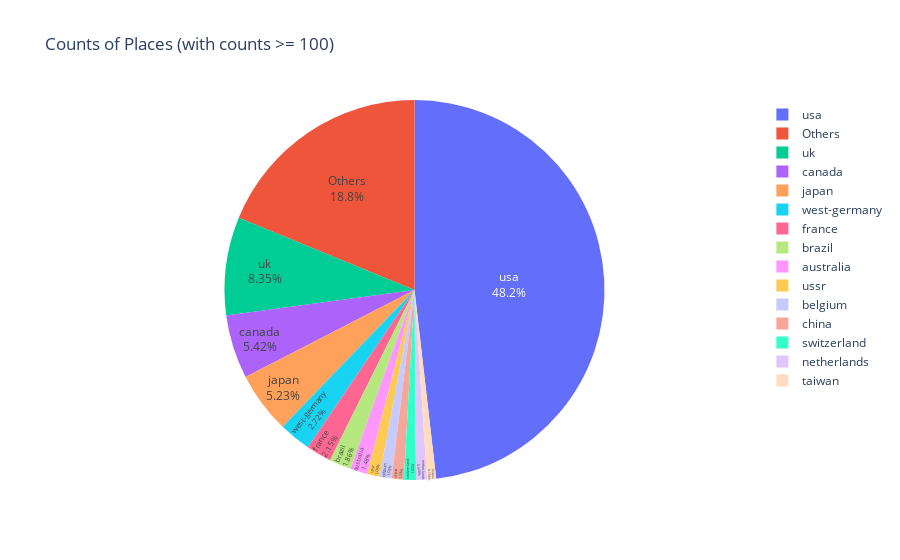

Notebook cell for this chart:
### Code cell
# Assuming the country counts are stored in a Series called "country_counts"
threshold = 100
filtered_country_counts = country_counts[country_counts >= threshold]
other_count = country_counts[country_counts < threshold].sum()

# Combine countries with counts less than threshold into "Others"
filtered_country_counts['Others'] = other_count

fig = px.pie(filtered_country_counts, values=filtered_country_counts.values, names=filtered_country_counts.index,
            title=f'Counts of Places (with counts >= {threshold})', 
            hover_data=[filtered_country_counts.index, filtered_country_counts.values],
            labels={'label': 'Country', 'value': 'Count'})

pio.write_html(fig,file="fig2.html",auto_open=True)
fig.update_traces(textposition='inside', textinfo='percent+label')
fig.show()

### Figure 1 — Plotly figure (JSON) as saved in the notebook; plotly's stock layout.template omitted (floating-point values rounded to 4 significant figures)
{"data": [{"customdata": [["usa", 6332], ["uk", 1098], ["canada", 712], ["japan", 687], ["west-germany", 358], ["france", 283], ["brazil", 244], ["australia", 194], ["ussr", 138], ["belgium", 135], ["china", 135], ["switzerland", 134], ["netherlands", 122], ["taiwan", 101], ["Others", 2470]], "domain": {"x": [0.0, 1.0], "y": [0.0, 1.0]}, "hovertemplate": "index=%{customdata[0]}<br>value=%{value}<br>hover_data_1=%{customdata[1]}<extra></extra>", "labels": ["usa", "uk", "canada", "japan", "west-germany", "france", "brazil", "australia", "ussr", "belgium", "china", "switzerland", "netherlands", "taiwan", "Others"], "legendgroup": "", "name": "", "showlegend": true, "textinfo": "percent+label", "textposition": "inside", "type": "pie", "values": [6332, 1098, 712, 687, 358, 283, 244, 194, 138, 135, 135, 134, 122, 101, 2470]}], "layout": {"legend": {"tracegroupgap": 0}, "title": {"text": "Counts of Places (with counts >= 100)"}}}
